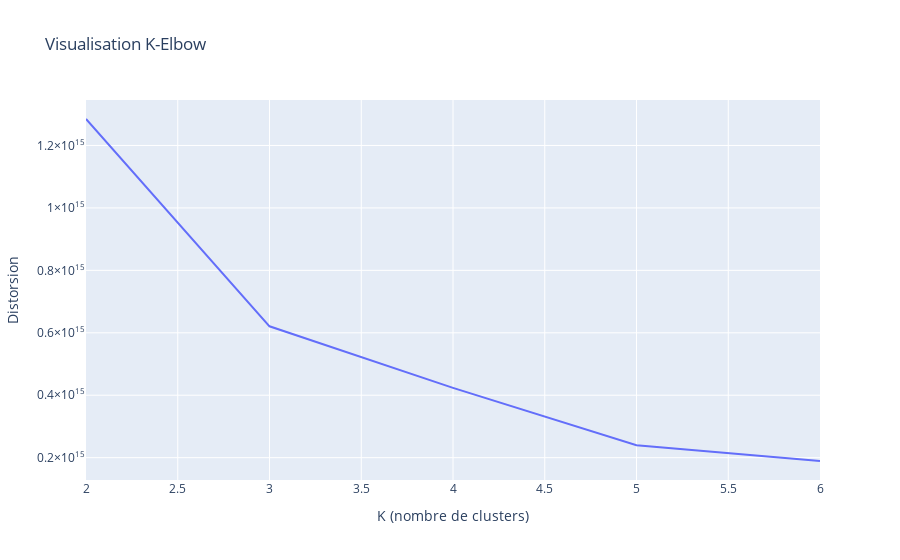

This figure's notebook cell:
### Code cell
#Choosing optimal K value
cost = []
X = mark_array
for num_clusters in list(range(2,7)):
    kproto = KPrototypes(n_clusters=num_clusters, init='Huang', random_state=42,n_jobs=2,max_iter=15,n_init=50,verbose =2) 
    kproto.fit_predict(X, categorical=[0])
    cost.append(kproto.cost_)

fig = px.line(x =list(range(2,7)), y=cost, title='Visualisation K-Elbow ',
              labels=dict(x="K (nombre de clusters)", y="Distorsion"))
fig.show()

### Figure 1 — Plotly figure (JSON) as saved in the notebook; plotly's stock layout.template omitted (floating-point values rounded to 4 significant figures)
{"data": [{"hovertemplate": "K (nombre de clusters)=%{x}<br>Distorsion=%{y}<extra></extra>", "legendgroup": "", "line": {"color": "#636efa", "dash": "solid"}, "mode": "lines", "name": "", "showlegend": false, "type": "scatter", "x": [2, 3, 4, 5, 6], "xaxis": "x", "y": [1284827803072846, 620800000000000.0, 423600000000000.0, 239900000000000.0, 189300000000000.0], "yaxis": "y"}], "layout": {"legend": {"tracegroupgap": 0}, "title": {"text": "Visualisation K-Elbow "}, "xaxis": {"anchor": "y", "domain": [0, 1], "title": {"text": "K (nombre de clusters)"}}, "yaxis": {"anchor": "x", "domain": [0, 1], "title": {"text": "Distorsion"}}}}
